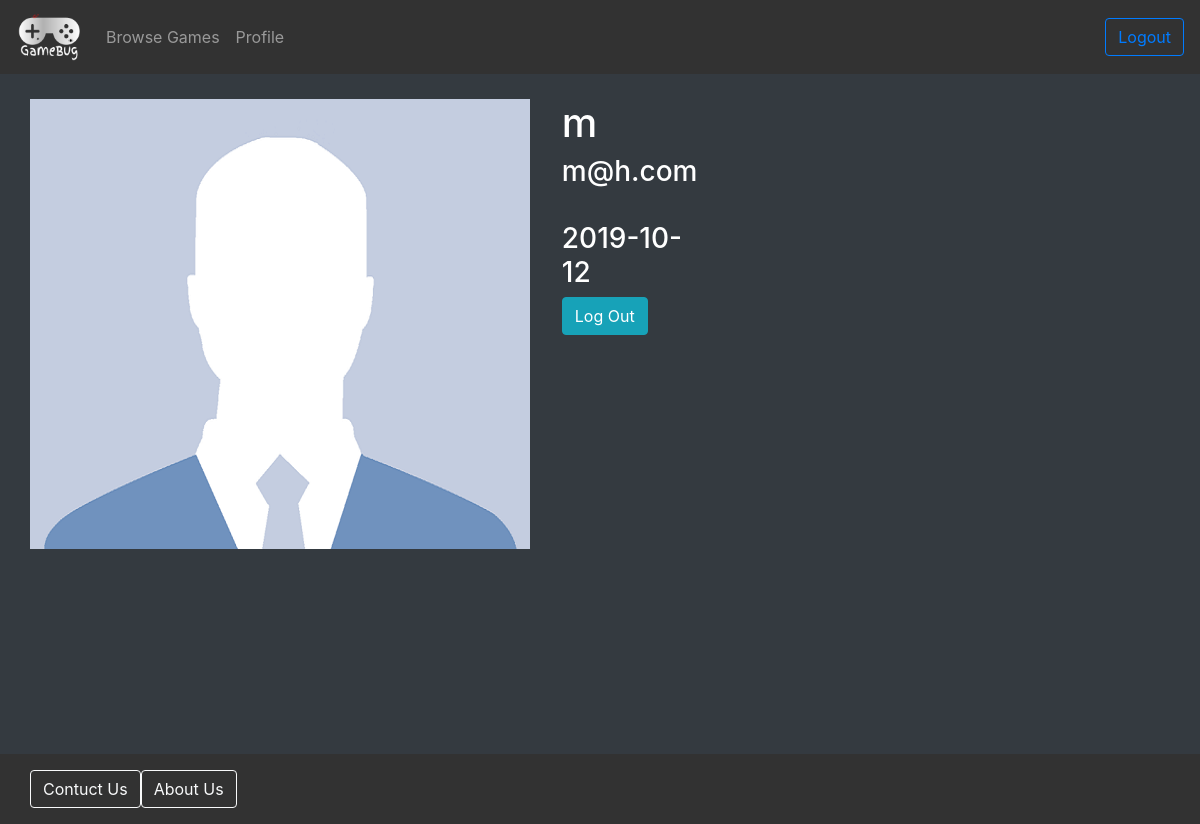
The app's page /profile.php (signed in) with its own data.
### tables this page shows
CREATE TABLE `users` (
  `ID` int(11) NOT NULL,
  `Name` varchar(255) NOT NULL,
  `Email` varchar(255) NOT NULL,
  `Password` text NOT NULL,
  `SignupDate` date NOT NULL,
  `Status` int(11) NOT NULL
);

### profile.php (the view, shortened to what this page needs)
<?php
include("header.php");
    $id = $_SESSION['user_id'];
    $connect = mysqli_connect("localhost","root","","gamebugs");
    $quer='Select * from users where ID='.$id;
    $res12=mysqli_query($connect,$quer);
    if($res12){
        if(mysqli_num_rows($res12)>0){
                $pro=mysqli_fetch_assoc($res12);
            }
    }
?>
<div class="container" style="height: 85vh;">
    <div class="row">
            <div class="well well-sm">
                <div class="row" style="padding-top: 25px;">
                    <div class="col-md-9" style="float:left">
                        <img src="images/pro_logo.png" alt="" class="img-rounded img-responsive" />
                    </div>
                    <div class="col-md-3" style="float:right; color: white;">
                        <h1><?php echo $pro['Name'] ?></h1>
                            <h3>
                            <?php echo $pro['Email'] ;?>
                            <br>
                            <br>
                            <?php echo $pro['SignupDate']; ?>
                            </h3>
                            <div>
                                <a href="logout.php" class="btn btn-info">Log Out</a>
                            </div>
                    </div>
                </div>
            </div>
    </div>
</div>
<?php
include("footer.php")?>

### records on screen
users: Name "m", Email "m@h.com", SignupDate "2019-10-12"
